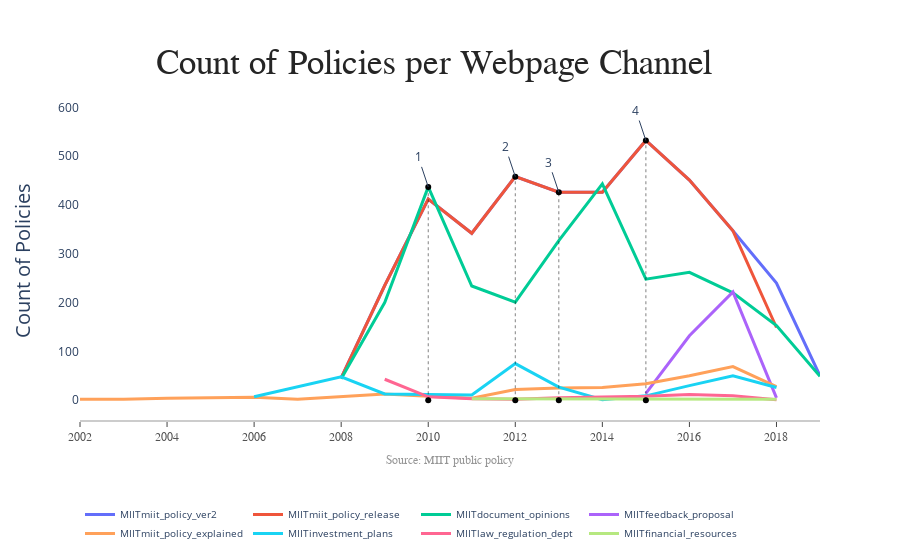

The notebook cell saved with this chart:
### Markdown cell above
# Document Count Validation

### Code cell
fig1.show()

### Figure 1 — Plotly figure (JSON) as saved in the notebook; plotly's stock layout.template omitted (floating-point values rounded to 4 significant figures)
{"data": [{"hoverinfo": "x+y+name", "line": {"width": 3}, "mode": "lines", "name": "MIITmiit_policy_ver2", "type": "scatter", "x": ["2008", "2009", "2010", "2011", "2012", "2013", "2014", "2015", "2016", "2017", "2018", "2019"], "y": [46, 235, 412, 342, 458, 426, 426, 532, 451, 347, 240, 50]}, {"hoverinfo": "x+y+name", "line": {"width": 3}, "mode": "lines", "name": "MIITmiit_policy_release", "type": "scatter", "x": ["2008", "2009", "2010", "2011", "2012", "2013", "2014", "2015", "2016", "2017", "2018"], "y": [46, 235, 412, 342, 458, 426, 426, 532, 451, 347, 149]}, {"hoverinfo": "x+y+name", "line": {"width": 3}, "mode": "lines", "name": "MIITdocument_opinions", "type": "scatter", "x": ["2008", "2009", "2010", "2011", "2012", "2013", "2014", "2015", "2016", "2017", "2018", "2019"], "y": [44, 200, 437, 234, 201, 327, 443, 248, 262, 220, 153, 49]}, {"hoverinfo": "x+y+name", "line": {"width": 3}, "mode": "lines", "name": "MIITfeedback_proposal", "type": "scatter", "x": ["2015", "2016", "2017", "2018"], "y": [14, 132, 222, 5]}, {"hoverinfo": "x+y+name", "line": {"width": 3}, "mode": "lines", "name": "MIITmiit_policy_explained", "type": "scatter", "x": ["2002", "2003", "2004", "2005", "2006", "2007", "2009", "2010", "2011", "2012", "2013", "2014", "2015", "2016", "2017", "2018"], "y": [2, 2, 4, 5, 6, 2, 13, 8, 4, 22, 25, 26, 34, 50, 69, 28]}, {"hoverinfo": "x+y+name", "line": {"width": 3}, "mode": "lines", "name": "MIITinvestment_plans", "type": "scatter", "x": ["2006", "2008", "2009", "2011", "2012", "2013", "2014", "2015", "2016", "2017", "2018"], "y": [7, 48, 13, 11, 75, 27, 1, 9, 30, 50, 26]}, {"hoverinfo": "x+y+name", "line": {"width": 3}, "mode": "lines", "name": "MIITlaw_regulation_dept", "type": "scatter", "x": ["2009", "2010", "2011", "2012", "2013", "2014", "2015", "2016", "2017", "2018"], "y": [43, 7, 3, 2, 5, 7, 8, 12, 9, 1]}, {"hoverinfo": "x+y+name", "line": {"width": 3}, "mode": "lines", "name": "MIITfinancial_resources", "type": "scatter", "x": ["2011", "2012", "2013", "2014", "2015", "2016", "2017", "2018"], "y": [3, 3, 2, 2, 2, 2, 3, 2]}, {"hovertext": [" ", "2015: Made in China 2025, China Internet Plus Initiative, Supply-side Structural Reform"], "line": {"color": "black", "dash": "dot", "width": 0.5}, "mode": "lines+markers+text", "showlegend": false, "textposition": "top center", "type": "scatter", "x": ["2015", "2015"], "y": [0, 532]}, {"hovertext": [" ", "2013: Renew Reform Programs: revisiting market reforms"], "line": {"color": "black", "dash": "dot", "width": 0.5}, "mode": "lines+markers+text", "showlegend": false, "textposition": "top center", "type": "scatter", "x": ["2013", "2013"], "y": [0, 426]}, {"hovertext": [" ", "2012: State Council 12th Five Year Plan (FYP) on Development of Strategic Emerging Industries (SEI); NDRC Issued Funds Allocation Guiding Catalogue for Strategic Emerging Industries, MIIT Classification Catalogue"], "line": {"color": "black", "dash": "dot", "width": 0.5}, "mode": "lines+markers+text", "showlegend": false, "textposition": "top center", "type": "scatter", "x": ["2012", "2012"], "y": [0, 458]}, {"hovertext": [" ", "2010: MIIT approved five electronic industry standards, Accelerating cultivation and development of strategic emerging industries (SEI)"], "line": {"color": "black", "dash": "dot", "width": 0.5}, "mode": "lines+markers+text", "showlegend": false, "textposition": "top center", "type": "scatter", "x": ["2010", "2010"], "y": [0, 437]}], "layout": {"annotations": [{"font": {"color": "rgb(37,37,37)", "family": "Arial", "size": 35}, "showarrow": false, "text": "Count of Policies per Webpage Channel", "x": 0.1, "xanchor": "left", "xref": "paper", "y": 1.05, "yanchor": "bottom", "yref": "paper"}, {"font": {"color": "rgb(150,150,150)", "family": "Arial", "size": 12}, "showarrow": false, "text": "Source: MIIT public policy", "x": 0.5, "xanchor": "center", "xref": "paper", "y": -0.1, "yanchor": "top", "yref": "paper"}, {"text": "1", "x": 2010, "xref": "x", "y": 437, "yref": "y"}, {"text": "2", "x": 2012, "xref": "x", "y": 458, "yref": "y"}, {"text": "3", "x": 2013, "xref": "x", "y": 426, "yref": "y"}, {"text": "4", "x": 2015, "xref": "x", "y": 532, "yref": "y"}], "autosize": true, "hovermode": "closest", "legend": {"font": {"size": 10}, "orientation": "h", "x": 0, "y": -0.25}, "margin": {"autoexpand": true}, "plot_bgcolor": "white", "showlegend": true, "xaxis": {"linecolor": "rgb(204, 204, 204)", "linewidth": 2, "showgrid": true, "showline": true, "showticklabels": true, "tickfont": {"color": "rgb(82, 82, 82)", "family": "Arial", "size": 12}, "ticks": "outside", "zeroline": false}, "yaxis": {"title": {"font": {"size": 20}, "text": "Count of Policies"}}}}
